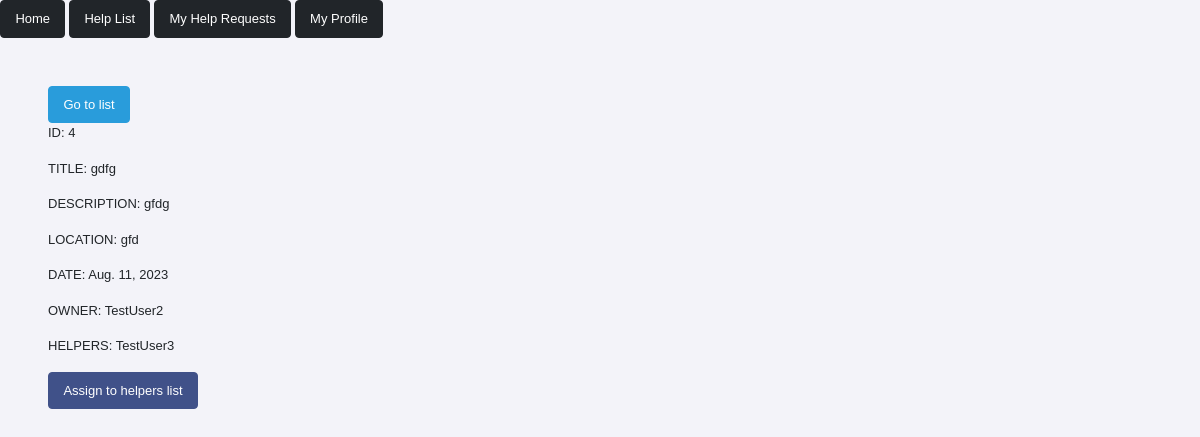
/help_list/4/ (signed in), run on the app's committed database.
### charity/models.py (models this page shows, shortened)
class ReqList(models.Model):
    title = models.CharField(max_length=255)
    description = models.TextField()
    location = models.CharField(max_length=255)
    date = models.DateField(auto_now_add=True)
    owner = models.ForeignKey(CustomUser, on_delete=models.CASCADE, related_name="owner")
    helpers = models.ManyToManyField(CustomUser, blank=True)
    is_done = models.BooleanField(default=False)
    class Meta:
        ordering = ['-date']
        verbose_name = 'Request'
        verbose_name_plural = 'Requests'

### test_app/models.py (models this page shows)
class CustomUser(AbstractUser):
    phone = models.CharField(max_length=20)
    groups = models.ManyToManyField(
        'auth.Group',
        related_name='custom_users',
        blank=True,
        help_text='The groups this user belongs to.'
    )
    user_permissions = models.ManyToManyField(
        'auth.Permission',
        related_name='custom_users',
        blank=True,
        help_text='Specific permissions for this user.'
    )

### charity/views.py (the view)
# urls.py: path("help_list/<int:pk>/", ReqDetailView.as_view(), name="help_detail"),
class ReqDetailView(LoginRequiredMixin, generic.DetailView):
    model = ReqList
    form_class = HelpDetailForm
    context_object_name = "req"
    template_name = "charity/req_detail.html"
    def get_context_data(self, **kwargs):
        context = super().get_context_data(**kwargs)
        req_user = self.request.user
        context['is_owner'] = self.request.user == self.object.owner
        context['req_user'] = req_user
        return context

### templates/charity/req_detail.html (shortened to what this page needs)
{% extends 'index.html' %}
{% block content %}
        <a href="{% url 'charity:help_list' %}" type="button" class="btn btn-info">Go to list</a>
    {% if is_owner %}
        <p>ID: {{ req.id }}</p>
        <p>TITLE: {{ req.title }}</p>
        <p>DESCRIPTION: {{ req.description }}</p>
        <p>LOCATION: {{ req.location }}</p>
        <p>DATE: {{ req.date }}</p>
        <p>OWNER: {{ req.owner }}</p>
        <p>HELPERS:
        {% if req.helpers.all %}
            {% for helper in req.helpers.all %}
                {{ helper }}
                {{ helper.phone }}
            {% endfor %}
        {% else %}
            No helpers yet
        {% endif %}
            </p>
        <p>IS_DONE: {{ req.is_done }}</p>
        <p>
        {% if req.is_done is False  %}
            <a href="{% url 'charity:mark-ass-done' pk=req.id %}" type="button" class="btn btn-primary">Mark as done</a>
        {% endif %}
    {% else %}
        <p>ID: {{ req.id }}</p>
        <p>TITLE: {{ req.title }}</p>
        <p>DESCRIPTION: {{ req.description }}</p>
        <p>LOCATION: {{ req.location }}</p>
        <p>DATE: {{ req.date }}</p>
        <p>OWNER: {{ req.owner }}</p>
        <p>HELPERS:
        {% if req.helpers.all %}
            {% for helper in req.helpers.all %}
                {{ helper }}
            {% endfor %}
        {% else %}
            No helpers yet
        {% endif %}
            </p>
        {% if req_user in req.helpers.all %}
            <a href="{% url 'charity:remove-add-me-to-help' pk=req.id %}" type="button" class="btn btn-danger">Delete from helpers</a>
        {% else %}
            <a href="{% url 'charity:remove-add-me-to-help' pk=req.id %}" type="button" class="btn btn-primary">Assign to helpers list</a>
        {% endif %}
    {% endif %}
{% endblock %}

### data on the page
ReqList: id "4", title "gdfg", description "gfdg", location "gfd", date "Aug. 11, 2023", owner "TestUser2"
CustomUser: username "TestUser3"
